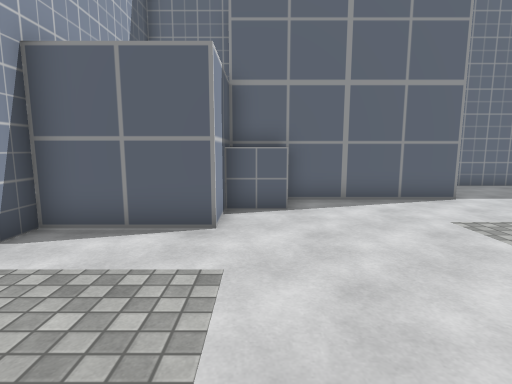
View 1 (above)

19 first-person views from a walk through a Unity game level. The camera is 1.4 m above the floor, tilts 8° down and sees 80° across. The floor is counted in squares, 1 m on a side. Each view is taken from the middle of a square. On the plan, view 1 faces up. The plan holds only what a view shows up to about 14 squares ahead; the rest is blank. The player is left out. Some surface patterns are stand-ins.

View 2
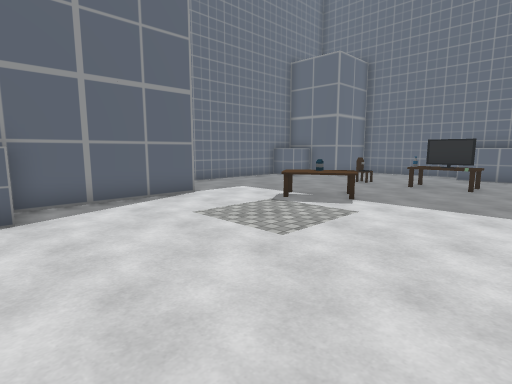

View 3
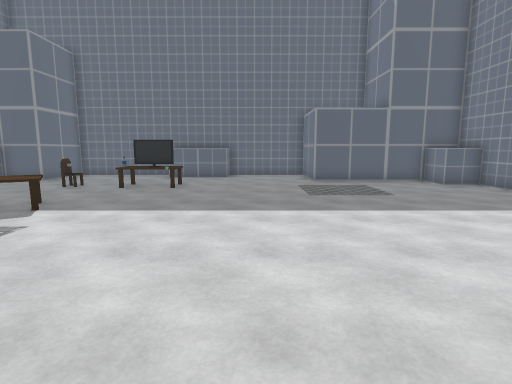

View 4
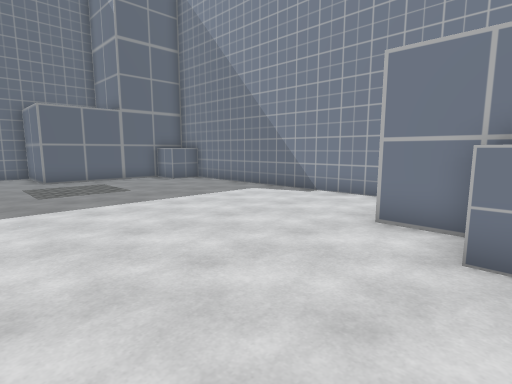

View 5
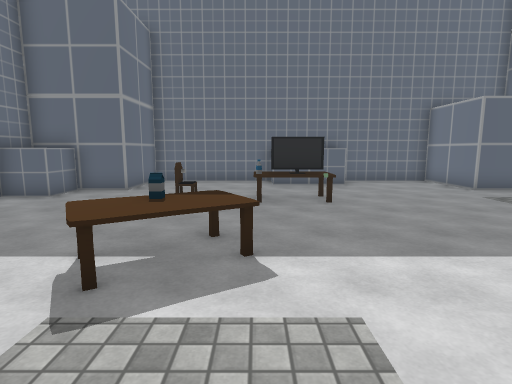

View 6
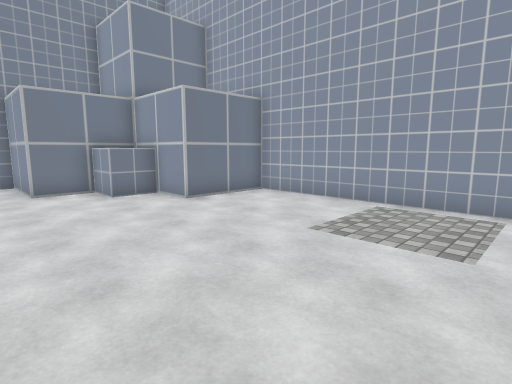

View 7
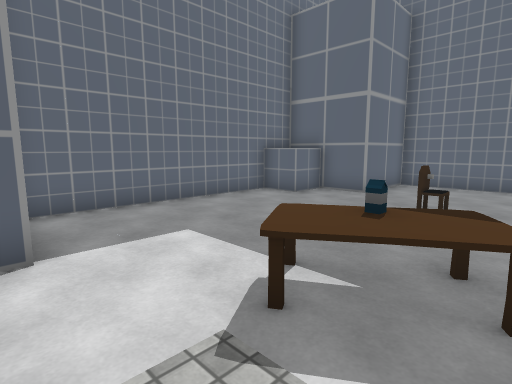

View 8
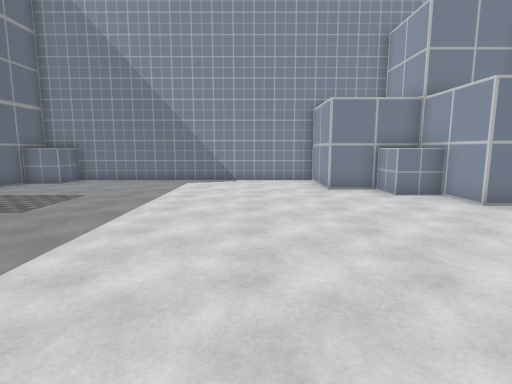

View 9
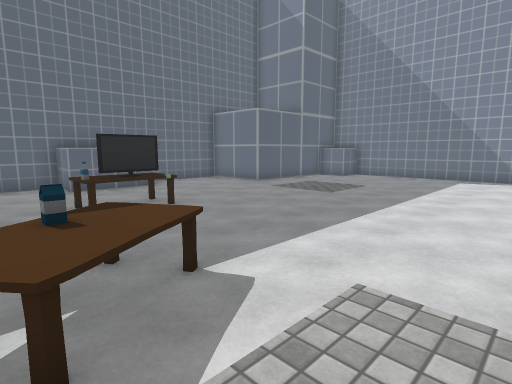

View 10
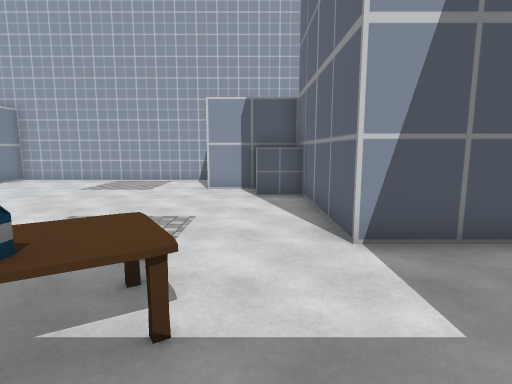

View 11
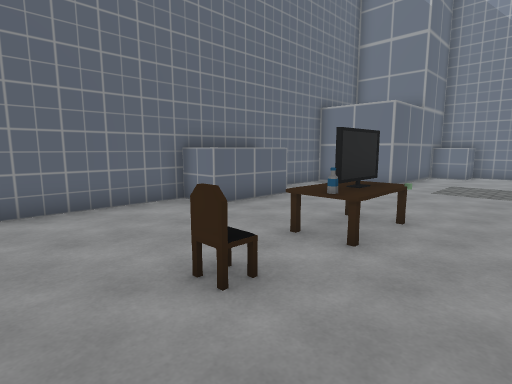

View 12
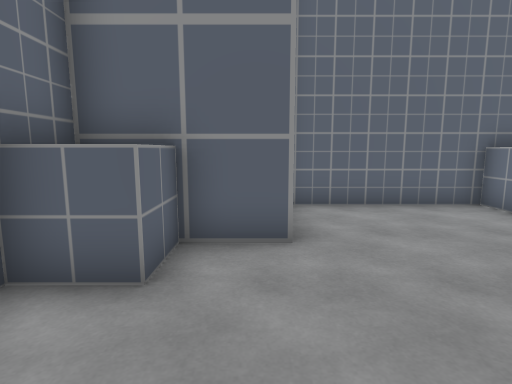

View 13
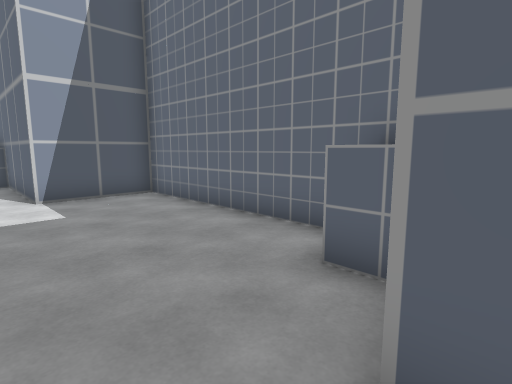

View 14
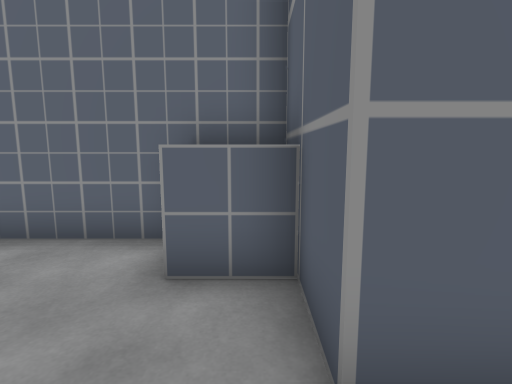

View 15
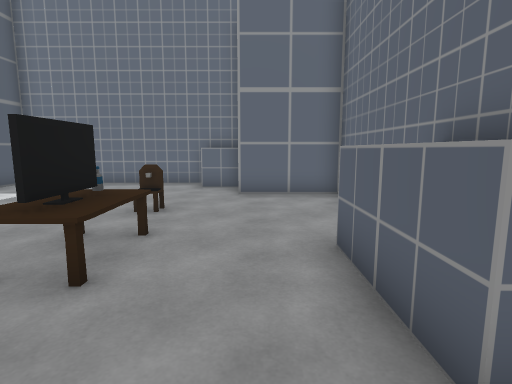

View 16
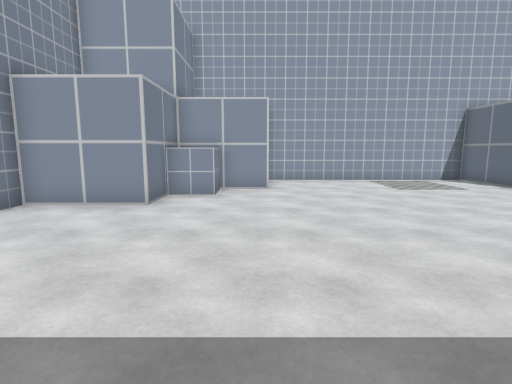

View 17
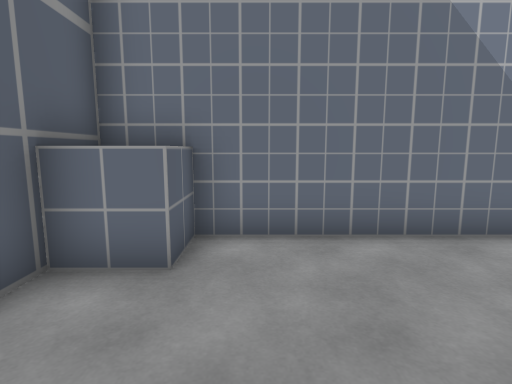

View 18
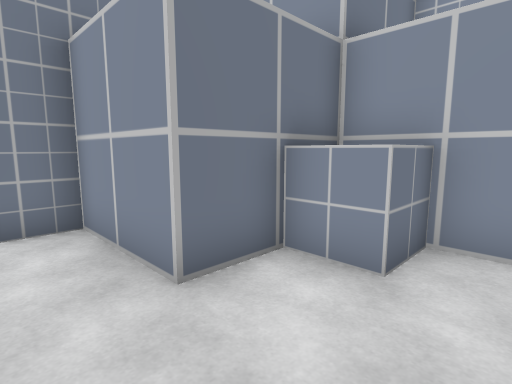

View 19
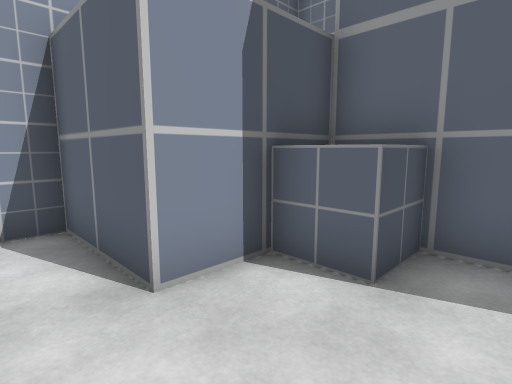

### Floor plan
Points are (right, up) in squares from view 1. A wall is a line through its corners. A room is listed if a view was taken in it or the views show most of it. See-through windows are left out.
Room 1 (views 1, 2, 3, 4, 5, 6, 7, 8, 9, 10, 11, 12, 13, 14, 15, 16, 17, 18, 19)
walls: (17.6, 3.4) (17.6, 8.4) (14.4, 8.4) (14.4, 11.6); (12.6, 11.6) (5.6, 11.6) (5.6, 8.4) (-0.7, 8.4) (-0.7, 5.3) (-3.9, 5.3) (-3.9, -3.6) (-0.7, -3.6) (-0.7, -6.7) (2.4, -6.7) (2.4, -9.9) (14.4, -9.9) (14.4, -3.6) (17.6, -3.6) (17.6, 0.6)
objects: other object (0, -6) to (1, -5); other object (0, 7) to (1, 8); table (7, 4) to (9, 6); table (12, 2); TV (12, 2) to (13, 3); bottle (12, 4); chair (12, 6) to (13, 6); other object (13, -9) to (14, -9); table (13, 4); other object (13, 10) to (14, 12); other object (16, 1) to (18, 1); other object (16, 2) to (18, 3)

Positions as (right, up) in squares from view 1, and headings:
1: (0, 0), facing up
2: (0, 0), facing up-right
3: (1, -1), facing right
4: (0, -1), facing down-right
5: (4, 4), facing right
6: (4, 4), facing down-left
7: (5, 4), facing up-right
8: (5, 4), facing down
9: (5, 6), facing down-right
10: (10, 7), facing left
11: (10, 8), facing down-right
12: (10, 9), facing right
13: (15, 7), facing up-left
14: (14, 7), facing up
15: (15, -1), facing up
16: (10, -4), facing left
17: (12, -5), facing down
18: (4, -4), facing down-left
19: (2, 4), facing up-left
